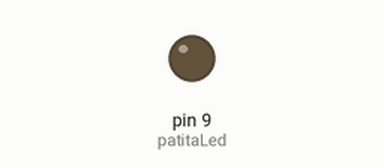
Bench run of a sketch on a simulated Arduino Uno, built with avr-gcc and run on an emulated ATmega328P. Parts: output pins drawn as LEDs (lit = HIGH).

Above: at 0.3 s.
At 5.3 s:
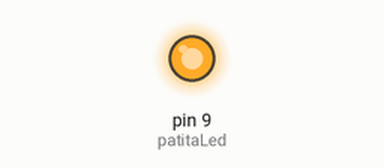
Timing chart, 0 to 10.7 s (numbered marks = the images above):
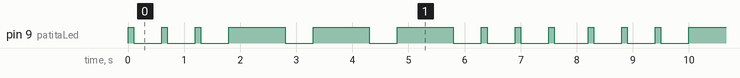

The sketch:

morse_sos1.ino
```cpp
int patitaLed = 9;
void punto(){
  //esta funcion va a escribir un punto
  digitalWrite(patitaLed, HIGH);
  delay(100);
  digitalWrite(patitaLed, LOW);
  delay(500);
}

void guion (){
  // funcion que escribe el guion
   digitalWrite(patitaLed, HIGH);
  delay(1000);
  digitalWrite(patitaLed, LOW);
  delay(500);
}

void s (){
punto (); punto (); punto();
}

void o (){
guion(); guion(); guion();
}

void setup(){
  pinMode (patitaLed, OUTPUT);
}

void loop(){
  s ();
  o ();
  s ();
  delay (100); //para cerrar la letra
}
```

Measured:
- by itself, pin 9 (patitaLed): repeats every 8.2 s: 2 × (LOW 0.50 s, HIGH 0.10 s), 3 × (LOW 0.50 s, HIGH 1.0 s), 3 × (LOW 0.50 s, HIGH 0.10 s), LOW 0.60 s, HIGH 0.10 s
- by itself, everything shown: repeats every 8.2 s, in 18 steps
